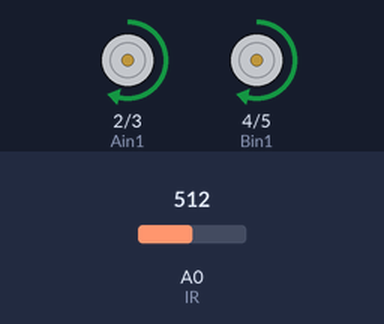
A sketch run on a simulated Arduino Uno, built with avr-gcc and run on an emulated ATmega328P. Shown: motor-driver pin pairs drawn as motors (green arrow = first pin HIGH = forward, orange = second pin HIGH = backward, longer = more drive, scaled by the enable pin). The test bench sets the inputs (shaded band); at power-on: A0 (IR) = 512.

Above: at 1.2 s.
1.3 s: A0 (IR) set to 11
2.8 s: A0 (IR) set to 8
At 3.9 s:
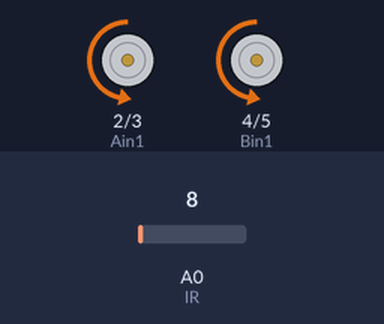
5.8 s: A0 (IR) set to 110
At 6.2 s:
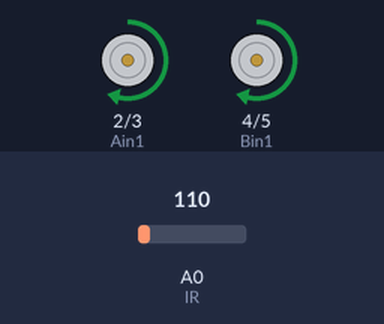
7.3 s: A0 (IR) set to 0
At 10.1 s:
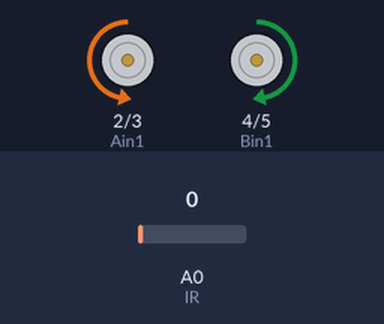
Timing chart, 0 to 11.3 s (numbered marks = the images above; inputs shaded):
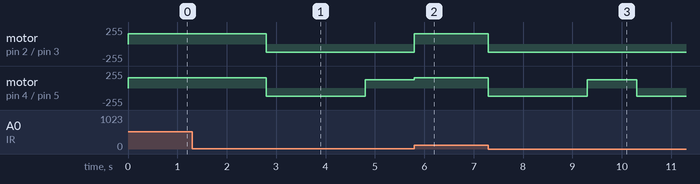

Measured:
- the behaviour switches between 10 and 9 on A0 (IR) (found by bisection; images 0 and 1)
- after the input at 1.3 s, every drawn part: stays the same
- after the input at 2.8 s, motor on pin 2 (Ain1) / pin 3 (Ain2): forward 152/255 → backward 126/255 at once; motor on pin 4 (Bin1) / pin 5 (Bin2): forward 152/255 → backward 126/255 at once, → forward 126/255 2.0 s later
- after the input at 5.8 s, motor on pin 2 (Ain1) / pin 3 (Ain2): backward 126/255 → forward 152/255 at once; motor on pin 4 (Bin1) / pin 5 (Bin2): forward 126/255 → forward 152/255 at once
- after the input at 7.3 s, motor on pin 2 (Ain1) / pin 3 (Ain2): forward 152/255 → backward 126/255 at once; motor on pin 4 (Bin1) / pin 5 (Bin2): forward 152/255 → backward 126/255 at once, → forward 126/255 2.0 s later, → backward 126/255 1.0 s later

The sketch:

IR_lineBouncer.ino
```cpp
#define Ain1 2
#define Ain2 3
#define Bin1 4
#define Bin2 5
#define PWMA 9
#define PWMB 10

#define IR A0

char outPins[] = {Ain1, Ain2, Bin1, Bin2, PWMA, PWMB};
char inPins[] = {IR};

int IRvalue;
int IRflag_value = 10;
bool flag = false;

bool IRflag(){
  IRvalue = analogRead(IR);
  if (IRvalue < IRflag_value){
    flag = true;
  }else{
    flag = false;
  }
  return flag;
}

void motorA(int motorspeed){
  //Low level motor control. Drives motorA at PWM rate proportional to input byte. -100 = full reverse, 100 = full forward

  if(motorspeed>100){
    // input protection; clamps input to 100
    motorspeed = 100;
  }
  else if(motorspeed<-100){
    // input protection; clamps input to -100
    motorspeed = -100;
  }

  if(motorspeed>0){
    // drive motor according to spec sheet (CW)
    byte drive_rate = map(motorspeed,1,100,1,255); // scales motorspeed into PWM drive_rate
    digitalWrite(Ain1,HIGH);
    digitalWrite(Ain2,LOW);
    analogWrite(PWMA,drive_rate);
  }
  else if(motorspeed<0){
    // drive motor according to spec sheet (CCW)
    motorspeed = -motorspeed;
    byte drive_rate = map(motorspeed,1,100,1,255); // scales motorspeed into PWM drive_rate
    digitalWrite(Ain1,LOW);
    digitalWrite(Ain2,HIGH);
    analogWrite(PWMA,drive_rate);
  }
  else{
    //MOTOR STOP command according to datasheet
    digitalWrite(Ain1,LOW);
    digitalWrite(Ain2,LOW);
    analogWrite(PWMA,255);
  }
}
void motorB(int motorspeed){
  //Drives motorA at PWM rate proportional to input byte. -100 = full reverse, 100 = full forward

  if(motorspeed>100){
    // input protection; clamps input to 100
    motorspeed = 100;
  }
  else if(motorspeed<-100){
    // input protection; clamps input to -100
    motorspeed = -100;
  }
  if(motorspeed>0){
    byte drive_rate = map(motorspeed,1,100,1,255); // scales motorspeed into PWM drive_rate
    digitalWrite(Bin1,HIGH);
    digitalWrite(Bin2,LOW);
    analogWrite(PWMB,drive_rate);
  }
  else if(motorspeed<0){
    motorspeed = -motorspeed;
    byte drive_rate = map(motorspeed,1,100,1,255); // scales motorspeed into PWM drive_rate
    digitalWrite(Bin1,LOW);
    digitalWrite(Bin2,HIGH);
    analogWrite(PWMB,drive_rate);
  }
  else{
    //MOTOR STOP command according to datasheet
    digitalWrite(Bin1,LOW);
    digitalWrite(Bin2,LOW);
    analogWrite(PWMB,255);
  }
}

void drive(int left, int right, int bias = 0 ,bool debug = false) {
  //generic 'drive' command that drives each motor to the
  //value specified. Input for each motor is -100 to 100, with
  //-100 as full reverse and 100 as full power forward.
  //bias variable is used to calibrate driving straight. It will
  //add this value to the right motor and remove it from the left motor.
  //
  //Ensure motors are calibrated properly. May include a function for this.
  motorA(left); //drives MotorA to value 'left'
  motorB(right); //drives MOTORB to value 'right'
  if(debug){ //prints debug information if flagged to do so
    Serial.print("Driving Motor1:");
    Serial.print(left);
    Serial.print("  Motor2:");
    Serial.println(right);
  }
}

void drivestraight(int straight) {
  //High level driving command for telling the bot to drive straight.
  //input is a byte, so it ranges from 0-255
  drive(straight,straight);
}

void tankright(int tankrightspeed = 20){
  //Skid-steers the bot to the right.
  drive(-tankrightspeed, tankrightspeed);
}

void tankleft(int tankleftspeed = 20){
  //skid-steers the bot to the left.
  drive(tankleftspeed,-tankleftspeed);
}

void setup() {
  // put your setup code here, to run once:
  for(int i = 0;i < sizeof(outPins);i++){
    pinMode(outPins[i],OUTPUT);}
  for(int i = 0;i < sizeof(inPins);i++){
    pinMode(inPins[i],INPUT);}
}

void loop() {
  // put your main code here, to run repeatedly:
  if (IRflag() == true){
    drive(-50,-50);
    delay(2000);
    drive(-50,50);
    //tankright(50);
    delay(1000);
  } else {drivestraight(60);}
}
```
